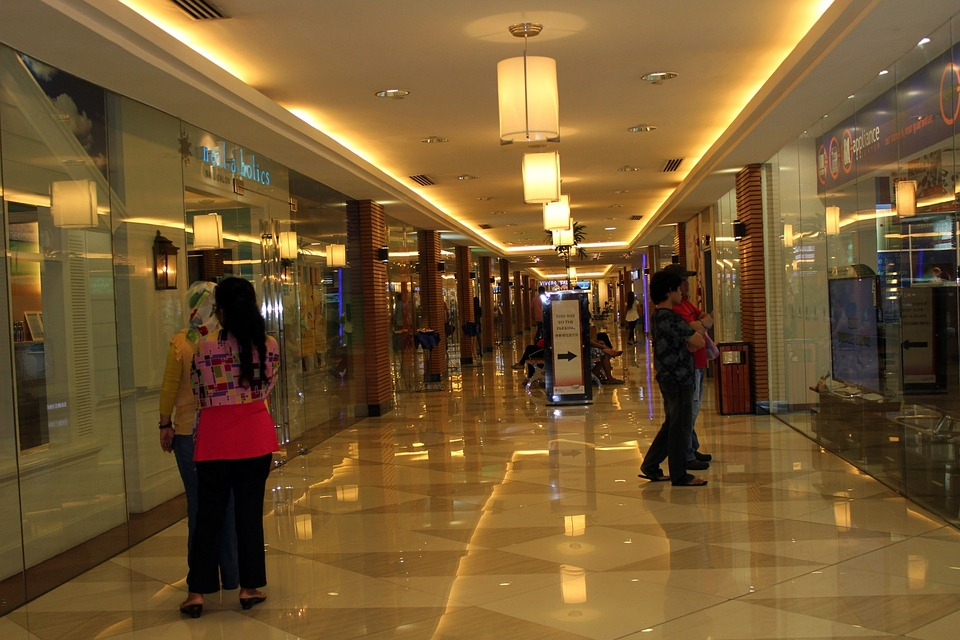
#> input picture ProcesamientoConOpenCV/data/cctv_image.jpg, 960 x 640 px
$ jupyter execute procesamiento1.ipynb   (text cells are left out)
#> lines starting #> are read from the running program, lines starting #| are printed output that depends on the picture; pictures that were not available may be replaced by others from this repository, and a replacement may not be noted
[cell 1]
# Instalar Librerías
# !pip install opencv-python matplotlib

[cell 2]
# Cargar Librerías
import cv2
import matplotlib.pyplot as plt

[cell 3]
image_path = './data/cctv_image.jpg'
image = cv2.imread(image_path)
#> image is the input picture: shape (640, 960, 3); mean B, G, R 49.6, 89.8, 117.8

[cell 4]
# verificamos si la imagen se cargó correctamente
if image is None:
    print("Error: No se pudo cargar la imagen.")
else:
    # convertimos la imagen de BGR a RGB
    image_rgb = cv2.cvtColor(image, cv2.COLOR_BGR2RGB)

    # mostrar la imagen usando matplotlib
    plt.figure(figsize=(8, 6))
    plt.imshow(image_rgb)
    plt.title('Imagen CCTV convertida a RGB desde OpenCV')
    plt.axis('off')
    plt.show()

[cell 5]
'''
Para macos crear un script a parte y ejecutar. Si se ejecuta desde jupyter se crashea el kernel.
'''
# abrir la cámara web
cap = cv2.VideoCapture(0)

if not cap.isOpened():
    print("Error: No se pudo abrir la cámara.")
else:
    while True:
        # capturar frame por frame
        ret, frame = cap.read()
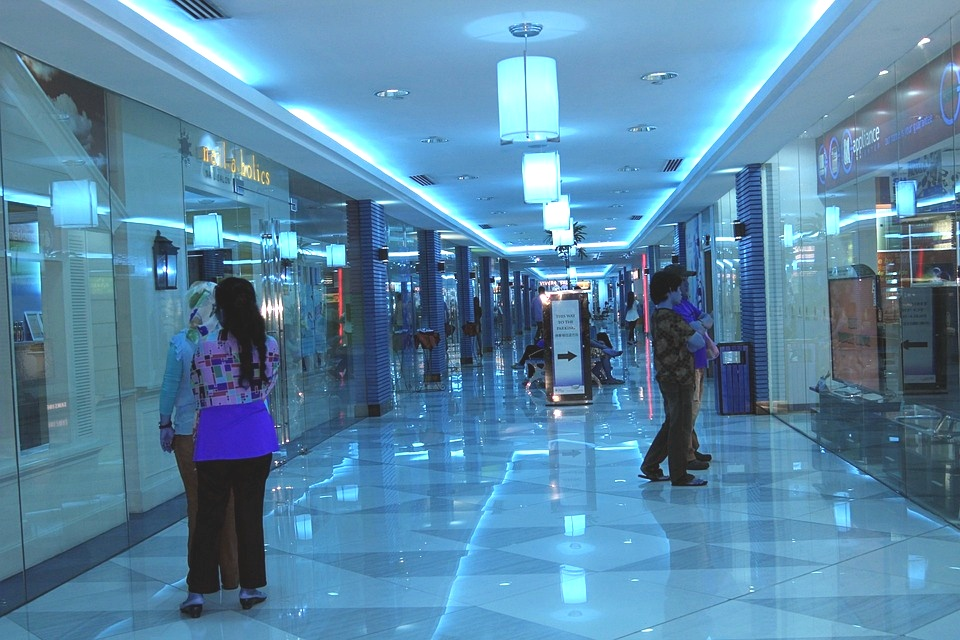
#> input picture ProcesamientoConOpenCV/data/cctv_image_con_correcciones.jpg, 960 x 640 px, given in place of the camera
#> frame is the input picture: shape (640, 960, 3); mean B, G, R 167.3, 136, 89.2
        if not ret:
            print("Error: No se pudo capturar el frame.")
            break

        # mostrar frame con la captura del frame cctv
        cv2.imshow('CCTV Frame - Press \'q\' to close window ', frame)

        # esperar 1ms para detectar si se presiona la tecla 'q' para salir
        if cv2.waitKey(1) & 0xFF == ord('q'):
#> (key q is pressed here)
            break

# liberar el objeto de captura y cerrar todas las ventanas
cap.release()
cv2.destroyAllWindows()

[cell 6]
# path video
video_path = './data/store-aisle-detection.mp4'

# cargar video
cap = cv2.VideoCapture(video_path)

if not cap.isOpened():
    print("Error: No se pudo abrir el video.")
else:
    while True:
        # capturar frame por frame
        ret, frame = cap.read()
        if not ret:
            print("Error: No se pudo leer el frame.")
            break

        # mostrar el frame en una ventana
        cv2.imshow('Frame del video CCTV - Presione \'q\' para cerrar la ventana', frame)

        # esperar 1 ms para detectar si se presiona la tecla 'q' para salir
        if cv2.waitKey(1) & 0xFF == ord('q'):
#> (key q is pressed here)
            break
    # liberar el objeto de captura y cerrar todas las ventanas
    cap.release()
    cv2.destroyAllWindows()

[cell 7]
# cargar la imagen cctv
image_path = './data/cctv_image.jpg'
image = cv2.imread(image_path)
if image is None:
    print("Error: No se pudo cargar la imagen.")
    exit()

# ajuste de brillo y contraste: new_image = alpha * image * beta
alpha = 1.2 # Contraste (1.0-3.0) mayor a 1 para aumentar contraste
beta = 50   # Brillo (0-100) positivo para aumentar brillo
adjusted = cv2.convertScaleAbs(image, alpha=alpha, beta=beta)
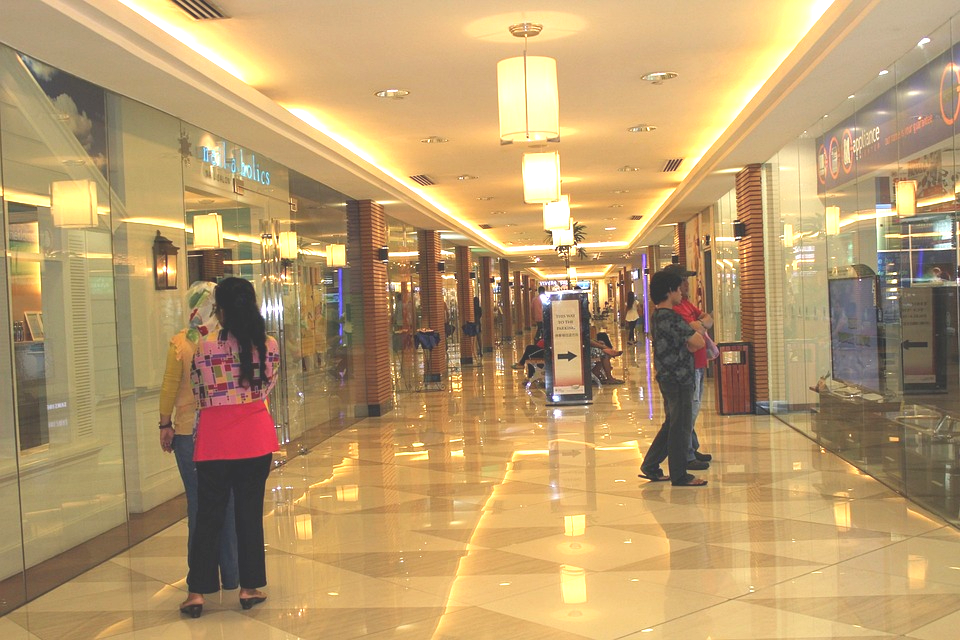
#> adjusted: shape (640, 960, 3); mean B, G, R 109, 155.2, 185.8

[cell 8]
# convertir de BGR a RGB para mostrar con matplotlib
adjusted = cv2.cvtColor(image, cv2.COLOR_BGR2RGB) # type: ignore

# mostrar la imagen original y la ajustada
plt.figure(figsize=(8, 6))
plt.imshow(adjusted)
plt.title('Imagen CCTV con ajuste de brillo y contraste')
plt.axis('off')
plt.show()

[cell 9]
# guardar la imagen ajustada
output_path = './data/cctv_image_adjusted.jpg'
cv2.imwrite(output_path, adjusted)
#> Out = True

[cell 10]
import numpy as np

[cell 11]
# convertir la imagen a espacio HSV para modificar la saturación
hsv = cv2.cvtColor(adjusted, cv2.COLOR_BGR2HSV)
#> hsv: shape (640, 960, 3); mean H, S, V 100.3, 149.3, 118.2

[cell 12]
h, s, v = cv2.split(hsv)
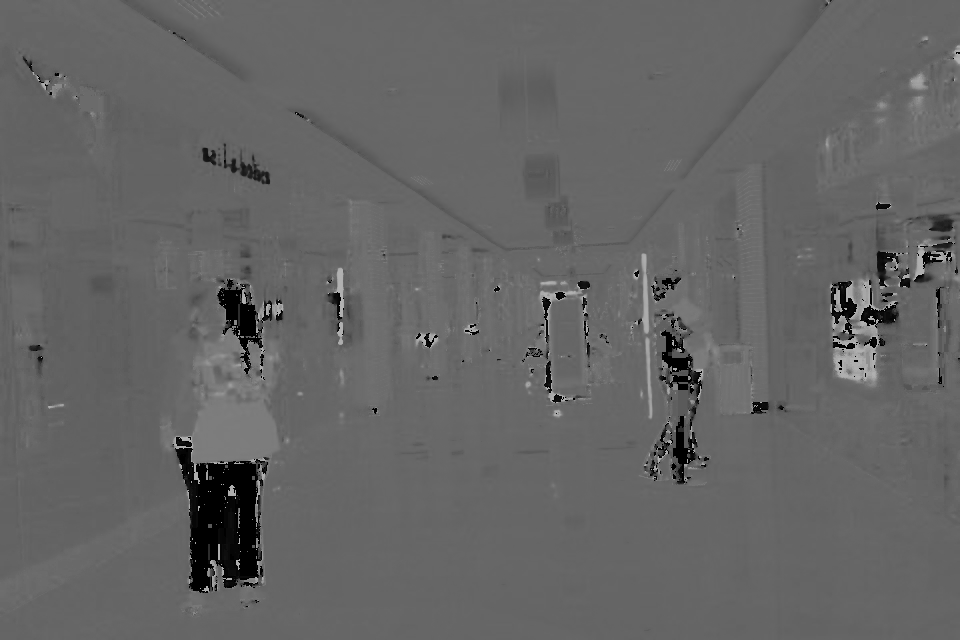
#> h: shape (640, 960); min 0, max 179, mean 100.3
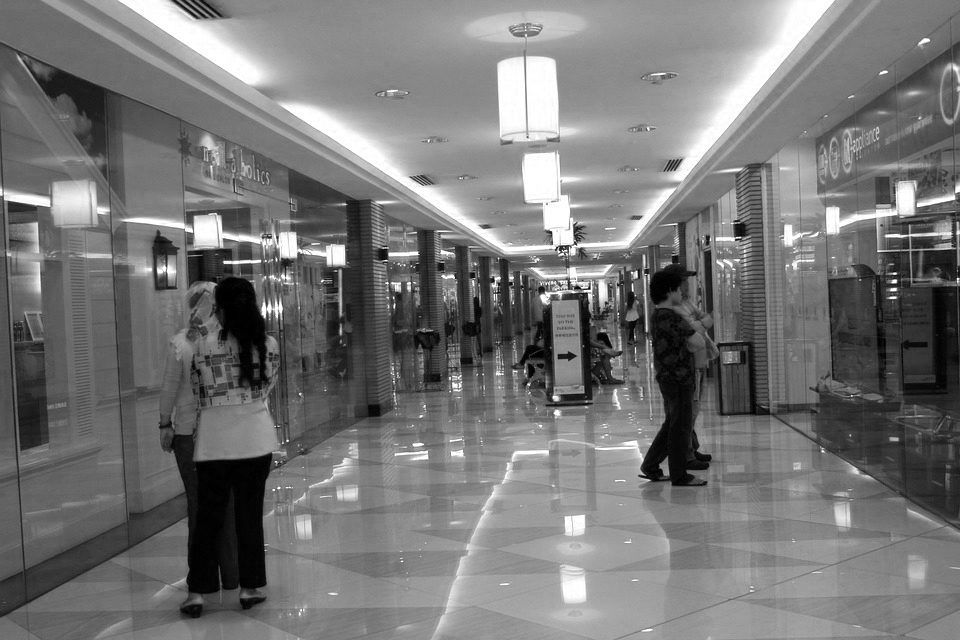
#> v: shape (640, 960); min 0, max 255, mean 118.2

# aumentar la saturación
saturacion = 5

s = cv2.multiply(s, saturacion)
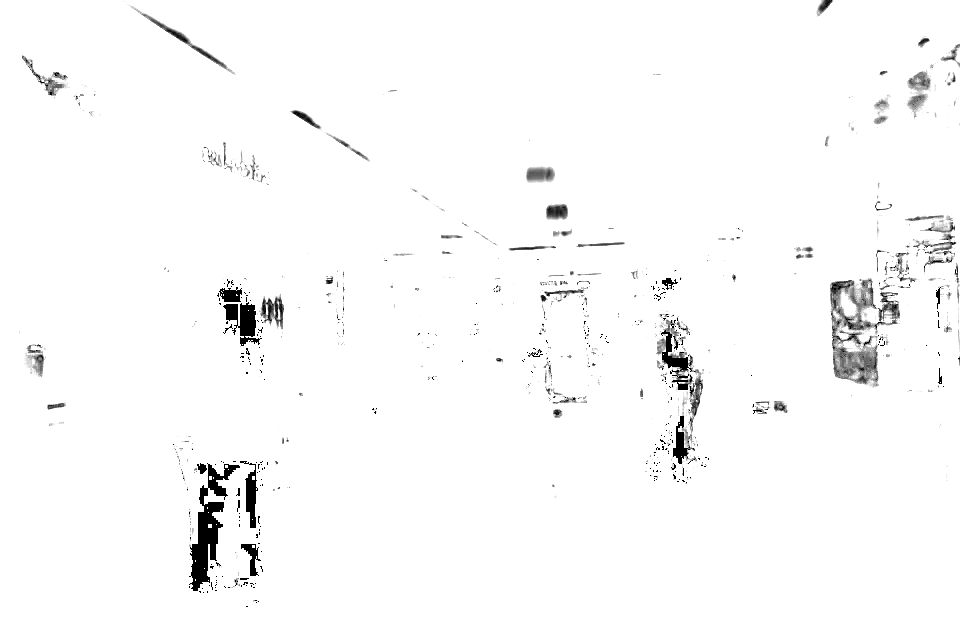
#> s: shape (640, 960); min 0, max 255, mean 249.7
s = np.clip(s, 0, 255).astype(np.uint8)
hsv_adjusted = cv2.merge([h, s, v])
#> hsv_adjusted: shape (640, 960, 3); mean H, S, V 100.3, 249.7, 118.2
color_corrected = cv2.cvtColor(hsv_adjusted, cv2.COLOR_HSV2BGR)
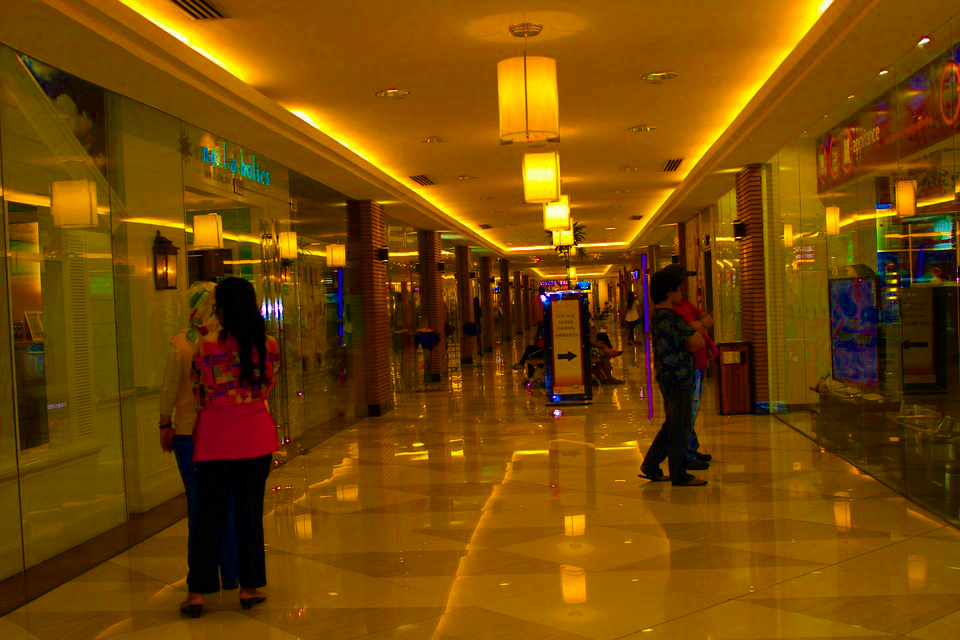
#> color_corrected: shape (640, 960, 3); mean R, G, B 117.1, 71, 2.5

[cell 13]
# mostrar la imagen usando matplotlib
plt.figure(figsize=(8, 6))
plt.imshow(color_corrected)
plt.title('Imagen CCTV con corrección de color, saturación y normalización')
# plt.axis('off')
plt.show()

[cell 14]
# convertir la imagen de BGR (formato OpenCV) a RGB (forma matplotlib)
color_corrected = cv2.cvtColor(color_corrected, cv2.COLOR_BGR2RGB)

# guardar la imagen ajustada
output_path = './data/cctv_image_con_ajuste_saturacion.jpg'
cv2.imwrite(output_path, color_corrected)
#> Out = True

[cell 15]
# hacer una copia de una imagen ya cargada
annotated = image.copy()

# dibujar una línea desde (150, 250) hasta (350, 250) en azul BGR: (255, 0, 0) con grosor de línea 3 píxeles
cv2.line(annotated, (150, 250), (350, 250), (255, 0, 0), 3)

# dibujar un rectángulo desde (150, 300), (350, 600), (0, 255, 0), 3)
cv2.rectangle(annotated, (200, 300), (350, 600), (0, 255, 0), 3)

# escribir texto: 'Persona' en rojo BGR: (0, 0, 255) ubicado en (200, 290)
cv2.putText(annotated, 'Persona', (200, 290), cv2.FONT_HERSHEY_SIMPLEX, 1, (0, 0, 255), 2)
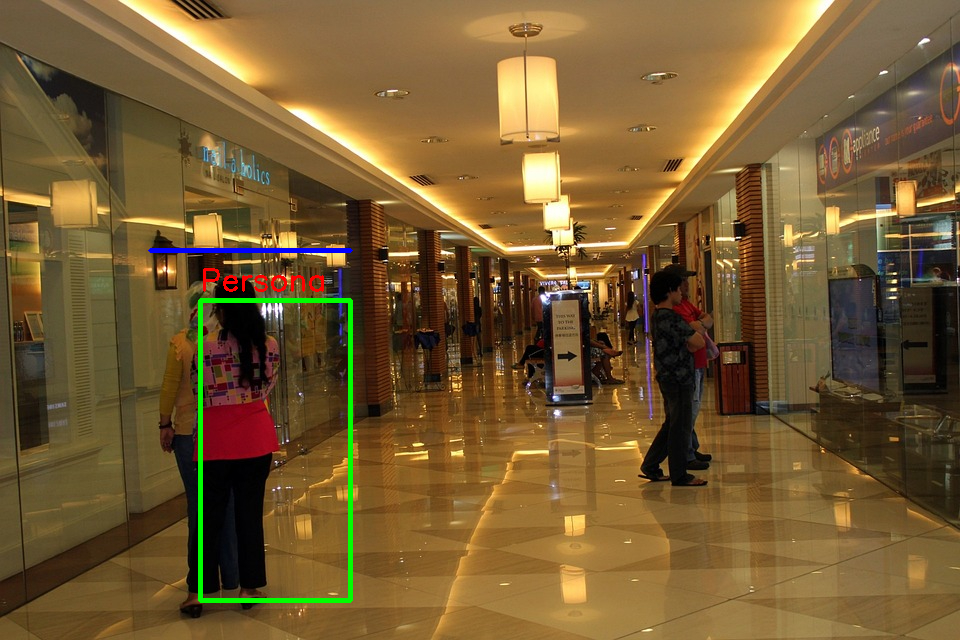
#> annotated: shape (640, 960, 3); mean B, G, R 49.6, 91, 117.3

[cell 16]
# convertir de BGR a RGB para visualizar con matplotlib
image_rgb = cv2.cvtColor(annotated, cv2.COLOR_BGR2RGB)
adjusted_rgb = cv2.cvtColor(adjusted, cv2.COLOR_BGR2RGB)
color_corrected_rgb = cv2.cvtColor(color_corrected, cv2.COLOR_BGR2RGB)
annotated_rgb = cv2.cvtColor(annotated, cv2.COLOR_BGR2RGB)

plt.figure(figsize=(12, 8))
plt.subplot(2, 2, 1)
plt.imshow(image_rgb)
plt.title('Imagen CCTV Original')
plt.axis('off')

plt.subplot(2, 2, 2)
plt.imshow(adjusted_rgb)
plt.title('Imagen CCTV Ajustada')
plt.axis('off')

plt.subplot(2, 2, 3)
plt.imshow(color_corrected_rgb)
plt.title('Imagen CCTV con Corrección de Color (saturación)')
plt.axis('off')

plt.subplot(2, 2, 4)
plt.imshow(annotated_rgb)
plt.title('Imagen CCTV con Anotaciones')
plt.axis('off')
#> figure, not shown here; B, G, R data is drawn as R, G, B
